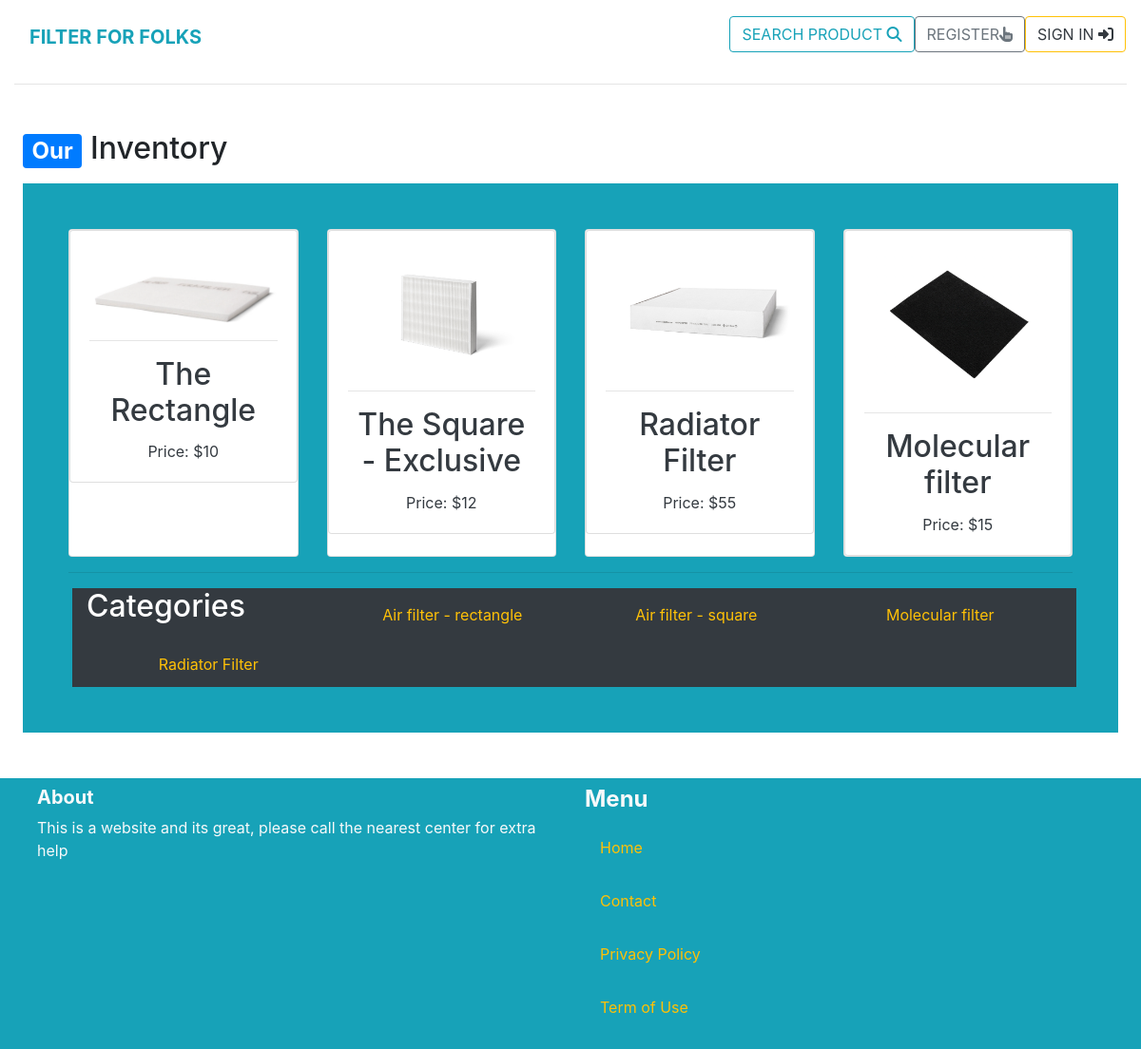
/product/products/, run on the app's committed database.
### product/models.py (models this page shows, shortened)
class Product(models.Model):
    category = models.ForeignKey('Category', null=True, blank=True, on_delete=models.CASCADE, related_name='products')
    name = models.CharField(max_length=300)
    description = models.TextField()
    price = models.FloatField()
    image = models.ImageField(upload_to='product_images', blank=True, null=True)

class Category(models.Model):
    name = models.CharField(max_length=225)
    class Meta:
        ordering = ('name',)
        verbose_name_plural = 'Categories'

### product/views.py (the view)
# urls.py: path('products/', views.products_list, name='inventory'),
def products_list(request):
    products = Product.objects.filter()
    for product in products:
        product.price = round(product.price)
    categories = Category.objects.all()
    return render(request, 'product/inventory.html', {
        'categories': categories,
        'products': products,
    })

### product/templates/product/inventory.html (shortened to what this page needs)
{% extends 'core/base.html' %}
{% block content %}
<div class="container-fluid mt-5 px-4 col w-100">
    <h2><span class="badge badge-primary">Our</span> Inventory</h2>
    <div class="bg-info mt-3 p-5 text-center">
        <div class="row">
            {% for product in products %}
                    <div class="col-sm-6 col-md-6 col-lg-4 col-xl-3">
                        <div class="card h-100">
                            <a href="{% url 'product:product_detail' product.id %}">
                                <div class="card">
                                    <div class="card-body">
                                        <img class="card-img-top img-fluid" src="{{ product.image.url }}" alt="{{ product.name }}">
                                        <hr>
                                        <div>
                                            <h2 class="card-title text-dark mt-0">{{ product.name }}</h2>
                                            <p class="card-text text-dark">Price: ${{ product.price}}</p>
                                        </div>
                                    </div>
                                </div>
                            </a>
                        </div>
                    </div>
            {% endfor %}
        </div>
        <hr>
        <div class="row text-white bg-dark ml-1 container-fluid">
            <h2>Categories</h2>
            {% for category in categories %}
                    <div class="col-sm-6 col-md-6 col-lg-4 col-xl-3 mt-3">
                        <div class="h-100">
                            <div>
                                <a href="">
                                    <p class="card-title mt-0 text-warning">{{ category.name }}</p>
                                </a>
                            </div>
                        </div>
                    </div>
            {% endfor %}
        </div>
    </div>
</div>
{% endblock %}

### static/css/base.css (style rules this page uses)
html { height: 100%; }

### data on the page
Product: image (picture), name "The Rectangle", price "10"
Product: image (picture), name "The Square - Exclusive", price "12"
Product: image (picture), name "Radiator Filter", price "55"
Product: image (picture), name "Molecular filter", price "15"
Category: name "Air filter - rectangle"
Category: name "Air filter - square"
Category: name "Molecular filter"
Category: name "Radiator Filter"
